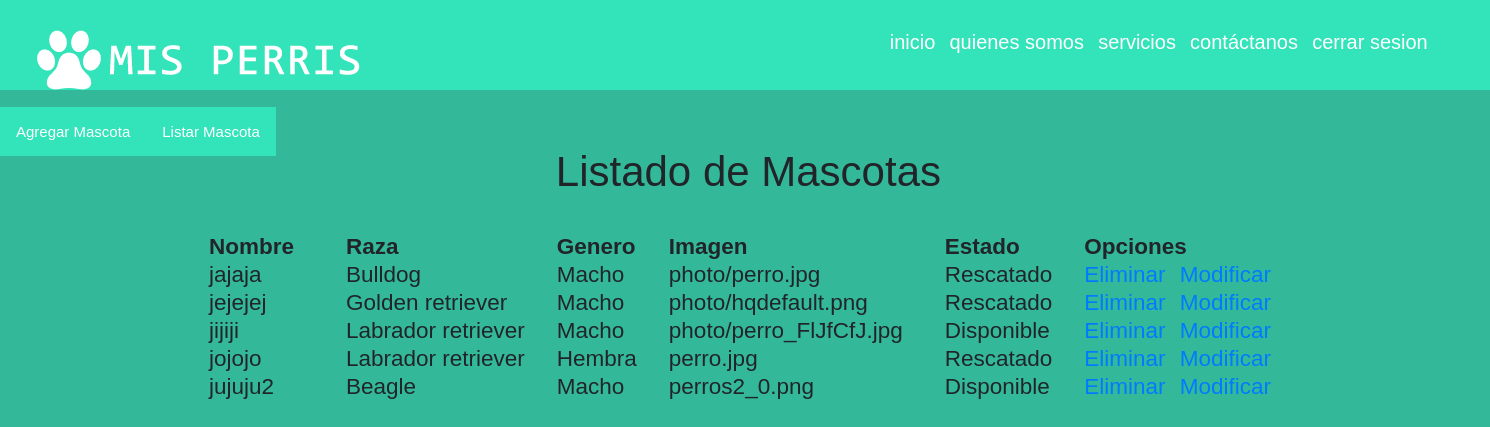
Screenshot of /listar-mascotas/ with the database file from the repository.
### core/models.py (models this page shows, shortened)
class Mascota(models.Model):
    nombre = models.CharField(max_length=25)
    raza = models.ForeignKey(Raza, on_delete=models.CASCADE)
    genero = models.ForeignKey(Genero, on_delete=models.CASCADE)
    imagen = models.FileField(upload_to='photo')
    estado = models.ForeignKey(Estado, on_delete=models.CASCADE)
    class Meta:
        verbose_name = "Mascota"
        verbose_name_plural = "Mascotas"

class Raza(models.Model):
    nombre = models.CharField(max_length=50)
    class Meta:
        verbose_name = "Raza"
        verbose_name_plural = "Razas"

class Genero(models.Model):
    genero = models.CharField(max_length=15)
    class Meta:
        verbose_name = "Genero"
        verbose_name_plural = "Generos"

class Estado(models.Model):
    tipoEstado = models.CharField(max_length=15)
    class Meta:
        verbose_name = "Estado"
        verbose_name_plural = "Estados"

### core/views.py (the view)
# urls.py: path('listar-mascotas/', listar_mascotas, name='listar_mascotas'),
def listar_mascotas(request):
    mascotas = Mascota.objects.all()
    return render(request,'core/listar_mascotas.html',{
        'mascotas':mascotas
    })

### core/templates/core/listar_mascotas.html (shortened to what this page needs)
{% extends 'core/menu.html' %}
{% block contenedor %}
<h2 id="titulo2menu">Listado de Mascotas</h2>
<br>
<br>
<br>
<br>
<table align="center">
    <tr>
        <th id="td2listar1">Nombre</th>
        <th id="td2listar2">Raza</th>
        <th id="td2listar3">Genero</th>
        <th id="td2listar4">Imagen</th>
        <th id="td2listar5">Estado</th>
        <th id="td2listar6">Opciones</th>
    </tr>
    {% for a in mascotas %}
    <tr>
        <td id="td2listar1">{{ a.nombre }}</td>
        <td id="td2listar2">{{ a.raza.nombre }}</td>
        <td id="td2listar3">{{ a.genero.genero }}</td>
        <td id="td2listar4">{{ a.imagen }}</td>
        <td id="td2listar5">{{ a.estado.tipoEstado }}</td>
        <td>
            <a id="td2listar6" href="{% url 'eliminar_mascota' a.id %}">Eliminar</a>
            <a id="td2listar7" href="{% url 'modificar_mascota' a.id %}">Modificar</a>
        </td>
    </tr>
    {% endfor %}
</table>
{% endblock %}

### core/templates/core/menu.html (shortened to what this page needs)
<!DOCTYPE html>
<html lang="en">
<head>
    {% load static %}
    <link href="{% static 'core/https://maxcdn.bootstrapcdn.com/bootstrap/4.1.3/css/bootstrap.min.css' %}" rel="stylesheet">
    <link rel="stylesheet" href="{% static 'core/css/style.css' %}">
</head>
<body>
    <header>
        <div class="contenedor">
            <div id="marca">
                <img src="{% static 'core/img/logo.png' %}" alt="">
            </div>
            <nav>
                <ul>
                    <a class="actual" href="{% url 'home' %}">inicio</a>
                    <a class="" href="">quienes somos</a>
                    <a class="" href="{% url 'menu' %}">servicios</a>
                    <a class="" href="">contáctanos</a>
                    <a class="" href="">cerrar sesion</a>
                </ul>
            </nav>
        </div>
    </header>
    <br>
    <section>
        <div align="center">
            <nav>
                <ul style="list-style-type:none">
                    <li><a href="{% url 'agregar_mascota' %}">Agregar Mascota</a></li>
                    <li><a href="{% url 'listar_mascotas' %}">Listar Mascota</a></li>
                </ul>
            </nav>
        </div>
    </section>
    <section>
        <!DOCTYPE html>
        <html>
        <head>
        </head>
        <body>
            {% block contenedor %}
            {% endblock %}
        </body>
        </html>
    </section>
    <br>
    <br>
    <br>
</body>
</html>

### core/static/core/css/style.css (style rules this page uses)
body { font: 15px Arial, Helvetica, sans-serif; padding: 0; margin: 0; background-color: #33B99A; }
.contenedor { width: 95%; margin: auto; overflow: hidden; }
ul { margin: 0; float: left; padding: 0 250px 0 250px; text-decoration: none; }
header { background-color:#33E3BA; color: white; padding-top: 30px; min-height: 70px; }
header a { font-family: 'Franklin Gothic Medium', 'Arial Narrow', Arial, sans-serif; color: white; text-decoration: none; font-size: 20px; padding: 5px; }
header #marca { float: left; }
header nav { float: right; margin-top: 1px; padding-right: 20px; padding-top: 0px; }
#titulo2menu { position: relative; left: 280px; top: 40px; font-size: 280%; }
#td2listar1 { position: relative; font-size: 150%; right: 100px; }
#td2listar2 { position: relative; font-size: 150%; right: 50px; }
#td2listar3 { position: relative; font-size: 150%; right: 20px; }
#td2listar4 { position: relative; font-size: 150%; left: 10px; }
#td2listar5 { position: relative; font-size: 150%; left: 50px; }
#td2listar6 { position: relative; font-size: 150%; left: 80px; }
#td2listar7 { position: relative; font-size: 150%; left: 90px; }

### core/templates/core/menu.html (style rules this page uses)
ul { list-style-type: none; margin: 0; padding: 0; overflow: hidden; background-color: #33E3BA; }
li { float: left; }
li a { display: block; color: white; text-align: center; padding: 16px; text-decoration: none; }

### rows the page displays
Mascota: nombre "jajaja", raza.nombre "Bulldog", genero.genero "Macho", imagen "photo/perro.jpg", estado.tipoEstado "Rescatado"
Mascota: nombre "jejejej", raza.nombre "Golden retriever", genero.genero "Macho", imagen "photo/hqdefault.png", estado.tipoEstado "Rescatado"
Mascota: nombre "jijiji", raza.nombre "Labrador retriever", genero.genero "Macho", imagen "photo/perro_FlJfCfJ.jpg", estado.tipoEstado "Disponible"
Mascota: nombre "jojojo", raza.nombre "Labrador retriever", genero.genero "Hembra", imagen "perro.jpg", estado.tipoEstado "Rescatado"
Mascota: nombre "jujuju2", raza.nombre "Beagle", genero.genero "Macho", imagen "perros2_0.png", estado.tipoEstado "Disponible"
